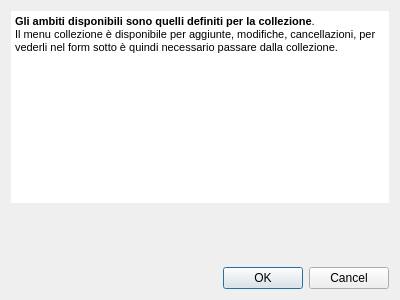
<?xml version="1.0" encoding="UTF-8"?>
<ui version="4.0">
 <class>SetAmbitoDialog</class>
 <widget class="QDialog" name="SetAmbitoDialog">
  <property name="geometry">
   <rect>
    <x>0</x>
    <y>0</y>
    <width>400</width>
    <height>300</height>
   </rect>
  </property>
  <property name="windowTitle">
   <string>Selezione ambito monetale</string>
  </property>
  <layout class="QVBoxLayout" name="verticalLayout" stretch="0,1,0">
   <item>
    <widget class="QTextBrowser" name="textBrowser">
     <property name="enabled">
      <bool>true</bool>
     </property>
     <property name="autoFillBackground">
      <bool>false</bool>
     </property>
     <property name="frameShape">
      <enum>QFrame::NoFrame</enum>
     </property>
     <property name="frameShadow">
      <enum>QFrame::Sunken</enum>
     </property>
     <property name="lineWidth">
      <number>1</number>
     </property>
     <property name="html">
      <string>&lt;!DOCTYPE HTML PUBLIC &quot;-//W3C//DTD HTML 4.0//EN&quot; &quot;http://www.w3.org/TR/REC-html40/strict.dtd&quot;&gt;
&lt;html&gt;&lt;head&gt;&lt;meta name=&quot;qrichtext&quot; content=&quot;1&quot; /&gt;&lt;style type=&quot;text/css&quot;&gt;
p, li { white-space: pre-wrap; }
&lt;/style&gt;&lt;/head&gt;&lt;body style=&quot; font-family:'MS Shell Dlg 2'; font-size:8.25pt; font-weight:400; font-style:normal;&quot;&gt;
&lt;p style=&quot; margin-top:0px; margin-bottom:0px; margin-left:0px; margin-right:0px; -qt-block-indent:0; text-indent:0px;&quot;&gt;&lt;span style=&quot; font-size:8pt; font-weight:600;&quot;&gt;Gli ambiti disponibili sono quelli definiti per la collezione&lt;/span&gt;&lt;span style=&quot; font-size:8pt;&quot;&gt;.&lt;/span&gt;&lt;/p&gt;
&lt;p style=&quot; margin-top:0px; margin-bottom:0px; margin-left:0px; margin-right:0px; -qt-block-indent:0; text-indent:0px;&quot;&gt;&lt;span style=&quot; font-size:8pt;&quot;&gt;Il menu collezione è disponibile per aggiunte, modifiche, cancellazioni, per vederli nel form sotto è quindi necessario passare dalla collezione.&lt;/span&gt;&lt;/p&gt;&lt;/body&gt;&lt;/html&gt;</string>
     </property>
     <property name="textInteractionFlags">
      <set>Qt::LinksAccessibleByKeyboard|Qt::LinksAccessibleByMouse</set>
     </property>
    </widget>
   </item>
   <item>
    <widget class="QWidget" name="ambitiContainer" native="true">
     <layout class="QVBoxLayout" name="verticalLayout_2"/>
    </widget>
   </item>
   <item>
    <widget class="QDialogButtonBox" name="buttonBox">
     <property name="orientation">
      <enum>Qt::Horizontal</enum>
     </property>
     <property name="standardButtons">
      <set>QDialogButtonBox::Cancel|QDialogButtonBox::Ok</set>
     </property>
    </widget>
   </item>
  </layout>
 </widget>
 <resources/>
 <connections>
  <connection>
   <sender>buttonBox</sender>
   <signal>accepted()</signal>
   <receiver>SetAmbitoDialog</receiver>
   <slot>accept()</slot>
   <hints>
    <hint type="sourcelabel">
     <x>248</x>
     <y>254</y>
    </hint>
    <hint type="destinationlabel">
     <x>157</x>
     <y>274</y>
    </hint>
   </hints>
  </connection>
  <connection>
   <sender>buttonBox</sender>
   <signal>rejected()</signal>
   <receiver>SetAmbitoDialog</receiver>
   <slot>reject()</slot>
   <hints>
    <hint type="sourcelabel">
     <x>316</x>
     <y>260</y>
    </hint>
    <hint type="destinationlabel">
     <x>286</x>
     <y>274</y>
    </hint>
   </hints>
  </connection>
 </connections>
</ui>
